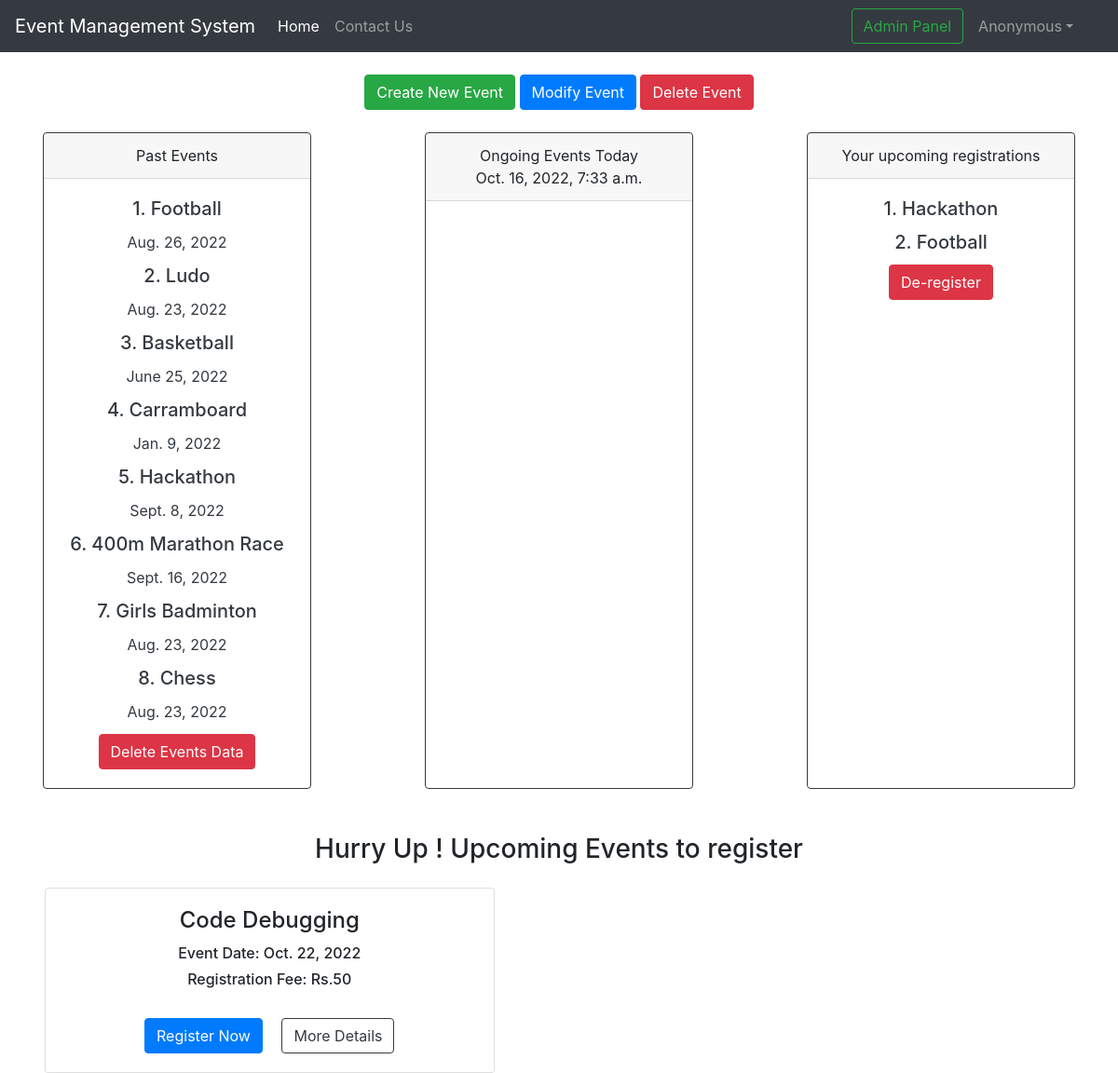
Before: / (signed in) with the older database file.
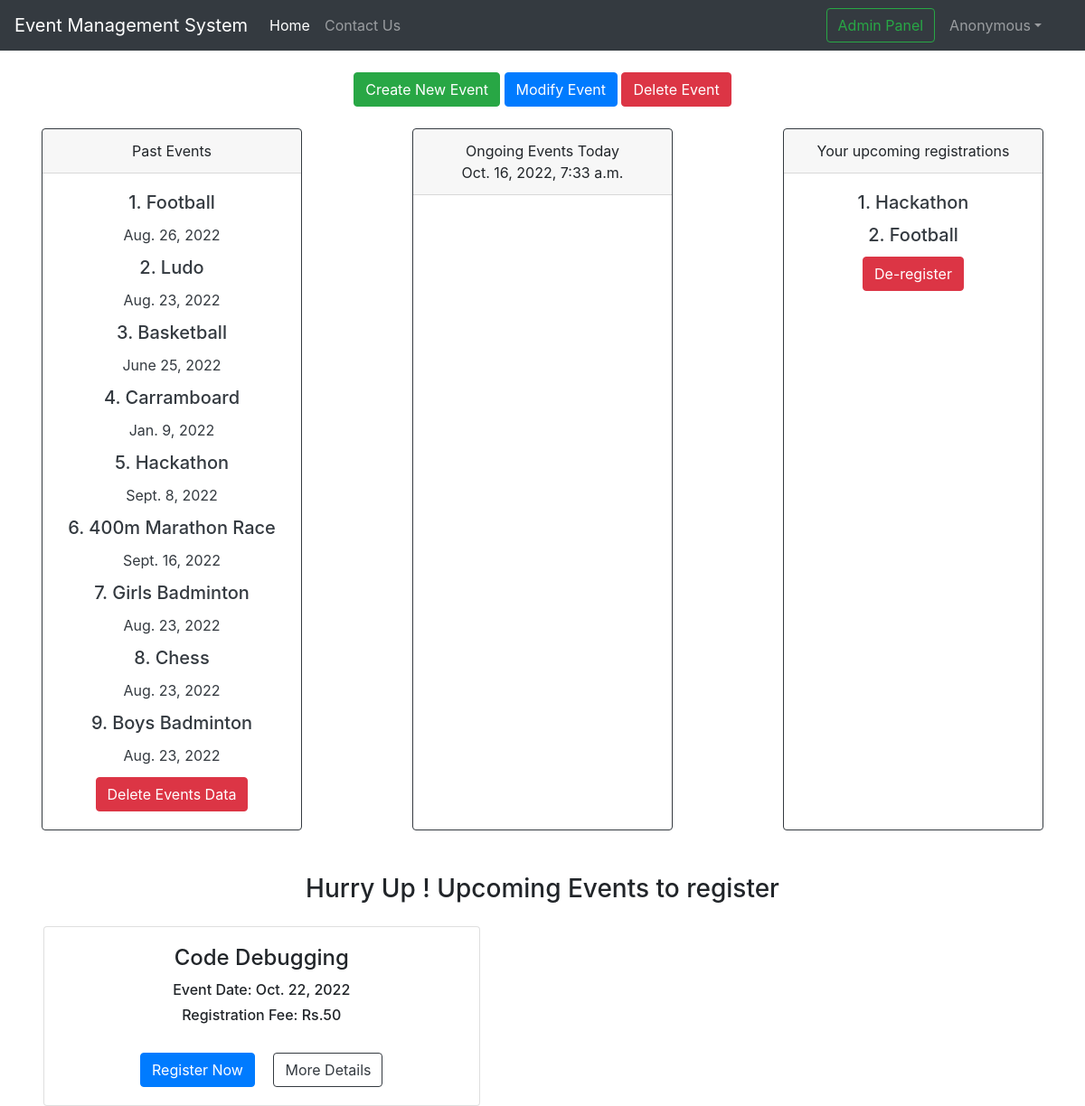
After: the same page with the newer database file.
### signup_app/models.py (models this page shows, shortened)
class Event_table(models.Model):
    event_id = models.AutoField
    event_name = models.CharField(max_length=20)
    description = models.CharField(max_length=200)
    event_price = models.IntegerField(default=0)
    event_date = models.DateField()

class Registration(models.Model):
    username = models.CharField(max_length=100)
    firstname = models.CharField(max_length=20)
    event_name = models.CharField(max_length=20)

### signup_app/views.py (the view)
# urls.py: path('', views.index, name="home"),
def index(request):
    global event_table_data, past_events, ongoing_events, upcoming_events, registered
    username = request.user.username
    event_table_data = Event_table.objects.all()
    registered = Registration.objects.filter(username = username)
    CurrentDate = datetime.now()
    YestardayDate = datetime.now()-timedelta(1)
    TomorrowDate = datetime.now()+timedelta(1)
    past_events = Event_table.objects.filter(event_date__range = ["2020-01-01",YestardayDate])
    ongoing_events = Event_table.objects.filter(event_date = CurrentDate)
    upcoming_events = Event_table.objects.filter(event_date__range = [TomorrowDate,"2030-01-01"])
    params = {
        'event': event_table_data,
        'registrations': registered,
        'past_events': past_events,
        'ongoing_events': ongoing_events,
        'upcoming_events': upcoming_events,
        'CurrentDate': CurrentDate
    }
    return render (request,"index.html", params)

### signup_app/templates/index.html (shortened to what this page needs)
{% extends 'basic.html' %}
{% block navbar_name %}Event Management System{% endblock navbar_name %}
{% block homeactive %}active{% endblock homeactive %}
{% block head %}
<link rel="stylesheet" href="https://stackpath.bootstrapcdn.com/bootstrap/4.5.2/css/bootstrap.min.css"
>
{% endblock head %}
{% block body %}
{% load static %}
{% if user.is_authenticated %}
<div class="row">
    <div class="card border-dark mb-5 mx-auto" style="width: 18rem;">
        <div class="card-header">Past Events</div>
        <div class="card-body text-dark">
            {% for i in past_events %}
            <h5 class="card-title">{{forloop.counter}}. {{i.event_name}}</h5>
            <p class="card-title">{{i.event_date}}</p>
            {% endfor %}
            {% if user.is_superuser %}
            <a href="/deleteevent/"><button type="button" class="btn btn-danger mx-auto">Delete Events Data</button></a>
            {% endif %}
        </div>
    </div>
    <div class="card border-dark mb-5 mx-auto" style="width: 18rem;">
        <div class="card-header">Ongoing Events Today <BR>{{CurrentDate}}</div>
        <div class="card-body text-dark">
        </div>
    </div>
    <div class="card border-dark mb-5 mx-auto" style="width: 18rem;">
        <div class="card-header">Your upcoming registrations</div>
        <div class="card-body text-dark">
            {% for i in registrations %}
            <h5 class="card-title">{{forloop.counter}}. {{i.event_name}}</h5>
            {% endfor %}
            <a href="/deregister_page/"><button type="button" class="btn btn-danger mx-auto">De-register</button></a>
        </div>
    </div>
</div>
    <h3 align="center">Hurry Up ! Upcoming Events to register</h3>
<div class="row">
    {% for i in upcoming_events|slice:"0:"%}
    <div class="col-sm-5 ml-5 mt-3">
        <div class="card">
            <div class="card-body">
                <h4 class="card-title">{{i.event_name}}</h4>
                <h6 class="card-text">Event Date: {{i.event_date}}</h6>
                <h6 class="card-text">Registration Fee: Rs.{{i.event_price}}</h6><BR>
                <form action="register/" method="POST">{% csrf_token %}
                    <button type="submit" name="event_name" value="{{i.event_name}}" class="btn btn-primary mr-3">Register Now</button>
                    <button type="button" class="btn btn-outline-dark"
                    data-toggle="modal"
                    data-target="#exampleModal"
                    data-event_name="{{i.event_name}}"
                    data-description="{{i.description}}"
                    data-event_price="{{i.event_price}}"
                    data-event_date="{{i.event_date}}">
                        More Details
                    </button><BR>
                </form>
            </div>
        </div>
    </div>
    {% endfor %}
</div>
{% endif %}
{% endblock body %}

Changed rows visible on the page:
added Event_table: event_name "Boys Badminton", event_date "Aug. 23, 2022"
